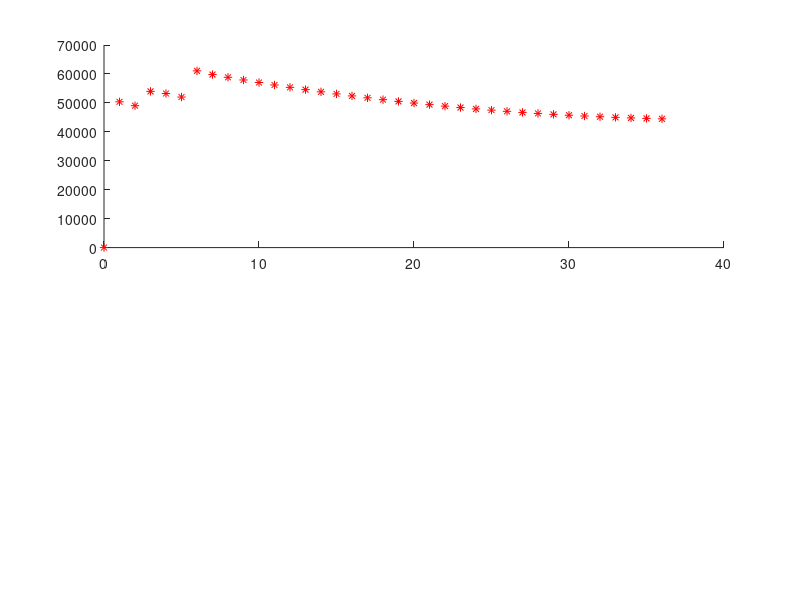

Recreate this plot in MATLAB. (Note: this script raises an error after producing the figure.)
dxy=@(t,x)[-0.0544*x(2)+54000*(t>=0 & t<1)+6000*(t>=2 & t<3)+13000*(t>=5 & t<6)
    -0.0106*x(1)];  %用匿名函数定义方程右端项，这里用逻辑语句定义分段函数
[t,xy]=ode45(dxy,[0:36],[0,21500])
subplot(211), plot(t,xy(:,1),'r*',t,xy(:,2),'gD')
xlabel('时间t'),  ylabel('人数'), legend('美军','日军')
subplot(212),  plot(xy(:,1),xy(:,2))  %画微分方程组的轨线
xlabel('美军人数x'),  ylabel('日军人数y')  
